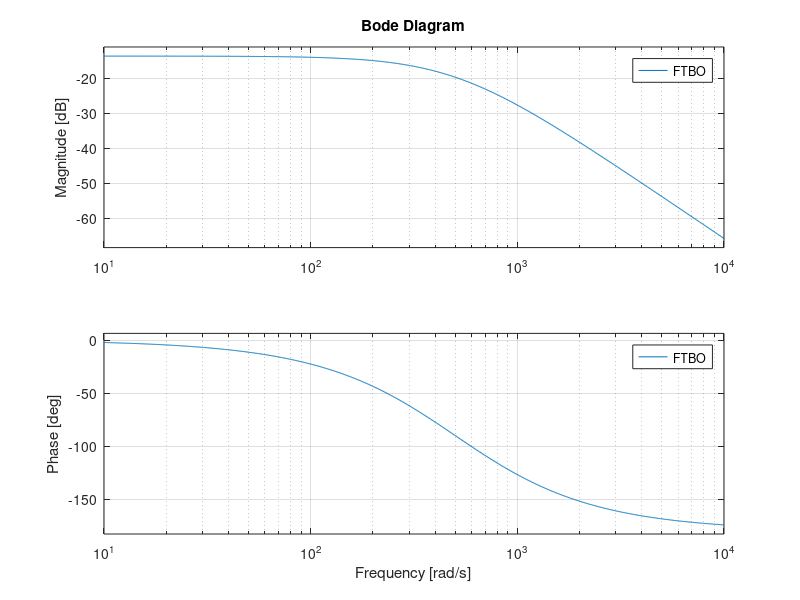

This chart was generated by the following MATLAB code: (Note: this script raises an error after producing the figure.)
%Definition des valeurs
%Moteur 
Rm = 1;
Lm = 2*10^(-3);
Taum = Lm/Rm;
Km = 1/Rm;
%FT de moteur 
numm = [Km];
denm = [Taum  1];
FTm = tf(numm,denm)
%Hacheur 
%FT = 2Ubat 
Ubat = 24;
%FT G
FTg = tf(2*numm,denm)
%Bloc conditonnement 
R5 = 5100;
R8 = 10000;
R18 = 12000;
R12 = 10000;
R21 = 220;
C2 = 22*10^(-9);
C7 = 22*10^(-9);
Req = (R8*R5)/(R8+R5);
Kfiltre = (R8/(R5+R8))*(1+(R18/R12));
tau1 = Req * C2;
tau2 = R21 * C7;
%FT F
numf = [Kfiltre];
denf = [tau1*tau2 tau1+tau2 1];
FTf = tf(numm,denm)
%Capteur 
Kcap = 0.104 
%FT cap +cond 
FTboucle = tf(Kcap*numm,denm)
%%%%%%%bode pour FTBO pas correcteur 
FTBO = FTg*FTboucle
bode(FTBO);
%%%%%% Ajouter correcteur de proportionnelle
Kp = 3 
FTBOcp = Kp*FTBO;
bode(FTBFcp)




